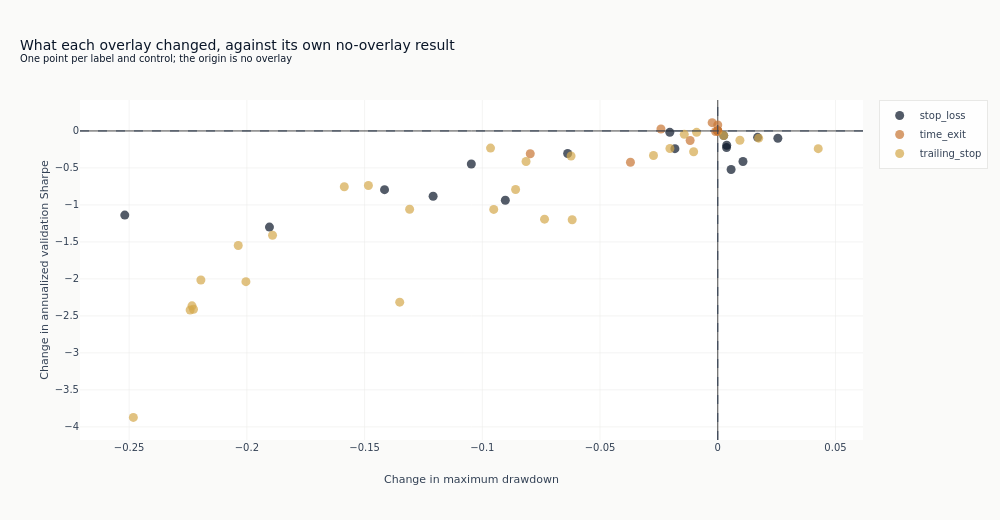

Notebook code cell kept with this figure:
### Markdown cell above
The two axes an overlay trades against each other. A control that helps sits up and to the
right: less drawdown and no worse Sharpe. The cluster's position relative to the origin is the
reading, not any single point in it - fourteen controls on one year of validation will produce
a best one whether or not any of them works.

### Code cell
fig = go.Figure()
palette = {
    "stop_loss": COLORS["blue"],
    "trailing_stop": COLORS["amber"],
    "time_exit": COLORS["copper"],
}
for control_type in sorted(set(comparable.get_column("control_type"))):
    panel = comparable.filter(pl.col("control_type") == control_type)
    fig.add_trace(
        go.Scatter(
            x=panel.get_column("drawdown_change").to_list(),
            y=panel.get_column("sharpe_change").to_list(),
            mode="markers",
            name=control_type,
            text=panel.get_column("control").to_list(),
            marker={"size": 9, "color": palette.get(control_type, COLORS["slate"]), "opacity": 0.7},
        )
    )
fig.add_hline(y=0, line_width=1, line_dash="dash", line_color=COLORS["neutral"])
fig.add_vline(x=0, line_width=1, line_dash="dash", line_color=COLORS["neutral"])
fig.update_layout(
    title={
        "text": "What each overlay changed, against its own no-overlay result"
        "<br><sup>One point per label and control; the origin is no overlay</sup>",
        "x": 0.02,
        "xanchor": "left",
    },
    xaxis_title="Change in maximum drawdown",
    yaxis_title="Change in annualized validation Sharpe",
    height=520,
    width=1000,
)
show_plotly_with_alt(
    fig,
    "Scatter plot of the change in annualized validation Sharpe against the change in maximum "
    "drawdown, one point per label and declared risk control coloured by control type, with "
    "dashed lines through the origin marking the no-overlay result. Points spread on both sides of the horizontal line, "
    "so the controls do not separate from no overlay on Sharpe.",
)

### Figure 1 — Plotly figure (JSON) as saved in the notebook; plotly's stock layout.template omitted (floating-point values rounded to 4 significant figures)
{"data": [{"marker": {"color": "#0a1628", "opacity": 0.7, "size": 9}, "mode": "markers", "name": "stop_loss", "text": ["stop_loss_15pct", "stop_loss_10pct", "stop_loss_3pct", "stop_loss_10pct", "stop_loss_15pct", "stop_loss_5pct", "stop_loss_3pct", "stop_loss_3pct", "stop_loss_5pct", "stop_loss_3pct", "stop_loss_15pct", "stop_loss_15pct", "stop_loss_5pct", "stop_loss_10pct", "stop_loss_10pct", "stop_loss_5pct"], "type": "scatter", "x": [-0.1047, 0.02552, -0.09023, -0.06376, 0.002535, 0.003721, -0.2519, 0.0107, -0.1415, -0.1904, -0.02037, 0.01691, 0.005661, -0.1209, -0.0182, 0.003796], "y": [-0.4469, -0.09952, -0.9365, -0.3044, -0.06313, -0.225, -1.137, -0.4138, -0.7934, -1.3, -0.0189, -0.0865, -0.5213, -0.8826, -0.2395, -0.1938]}, {"marker": {"color": "#C87533", "opacity": 0.7, "size": 9}, "mode": "markers", "name": "time_exit", "text": ["time_exit_10", "time_exit_20", "time_exit_10", "time_exit_40", "time_exit_40", "time_exit_40", "time_exit_10", "time_exit_20", "time_exit_10", "time_exit_20", "time_exit_40", "time_exit_20"], "type": "scatter", "x": [-0.0009177, 0.0, -0.07965, 0.0, -0.01174, 0.0, -0.03709, -0.02413, 0.0, -0.002386, 0.0, 0.0], "y": [-0.008132, 0.0, -0.3088, 0.08185, -0.1286, 0.0, -0.423, 0.02615, 0.0, 0.1124, 0.0, 0.0]}, {"marker": {"color": "#D4A84B", "opacity": 0.7, "size": 9}, "mode": "markers", "name": "trailing_stop", "text": ["trailing_20pct", "trailing_2pct", "trailing_3pct", "trailing_5pct", "trailing_1pct", "trailing_3pct", "trailing_2pct", "trailing_2pct", "trailing_20pct", "trailing_3pct", "trailing_1pct", "trailing_5pct", "trailing_15pct", "trailing_20pct", "trailing_15pct", "trailing_5pct", "trailing_1pct", "trailing_20pct", "trailing_10pct", "trailing_1pct", "trailing_15pct", "trailing_10pct", "trailing_3pct", "trailing_2pct", "trailing_10pct", "trailing_5pct", "trailing_10pct", "trailing_15pct"], "type": "scatter", "x": [-0.06231, -0.2241, -0.2227, -0.0273, -0.1351, -0.09515, -0.07357, -0.2233, -0.01422, 0.04267, -0.2482, -0.01025, 0.01738, -0.09651, -0.1484, -0.06183, -0.1891, -0.008989, -0.1309, -0.2004, 0.002535, 0.009406, -0.2195, -0.08587, -0.1586, -0.2037, -0.02032, -0.08142], "y": [-0.3387, -2.42, -2.41, -0.3327, -2.314, -1.061, -1.192, -2.365, -0.04585, -0.2399, -3.872, -0.281, -0.09792, -0.2319, -0.7378, -1.201, -1.41, -0.01893, -1.059, -2.037, -0.06313, -0.1263, -2.015, -0.7912, -0.7539, -1.548, -0.2371, -0.4127]}], "layout": {"height": 520, "shapes": [{"line": {"color": "#334155", "dash": "dash", "width": 1}, "type": "line", "x0": 0, "x1": 1, "xref": "x domain", "y0": 0, "y1": 0, "yref": "y"}, {"line": {"color": "#334155", "dash": "dash", "width": 1}, "type": "line", "x0": 0, "x1": 0, "xref": "x", "y0": 0, "y1": 1, "yref": "y domain"}], "title": {"text": "What each overlay changed, against its own no-overlay result<br><sup>One point per label and control; the origin is no overlay</sup>", "x": 0.02, "xanchor": "left"}, "width": 1000, "xaxis": {"title": {"text": "Change in maximum drawdown"}}, "yaxis": {"title": {"text": "Change in annualized validation Sharpe"}}}}
